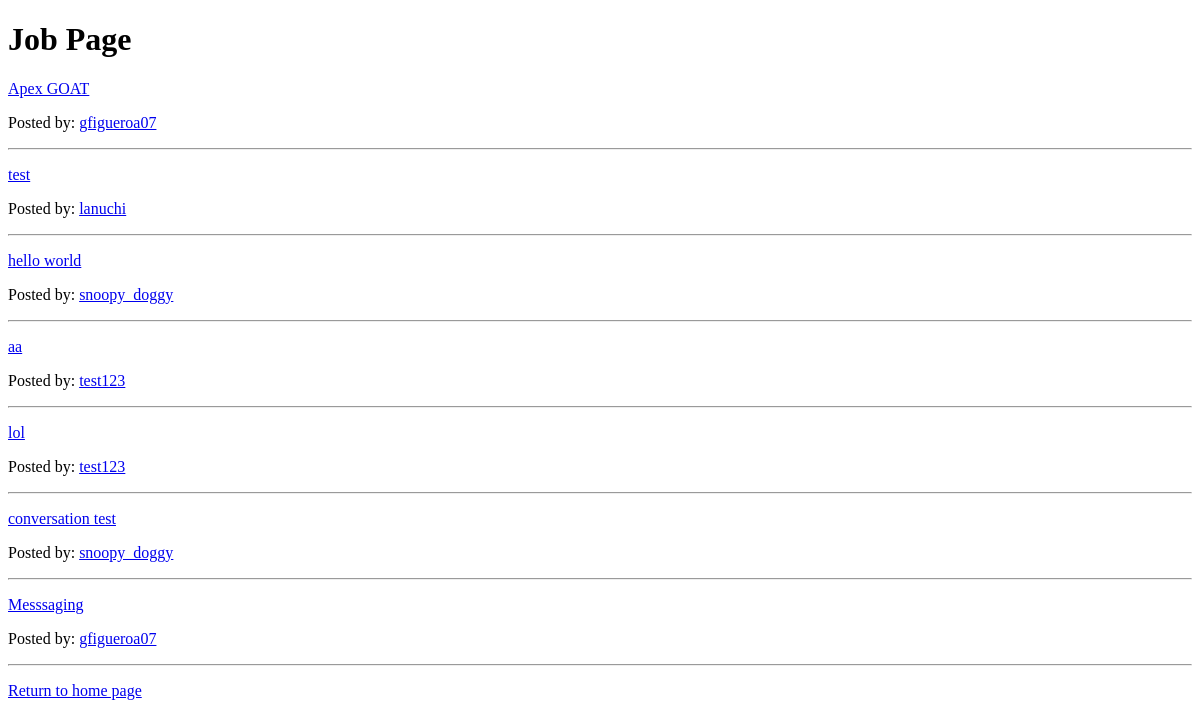
The app's page /job/page/, older data.
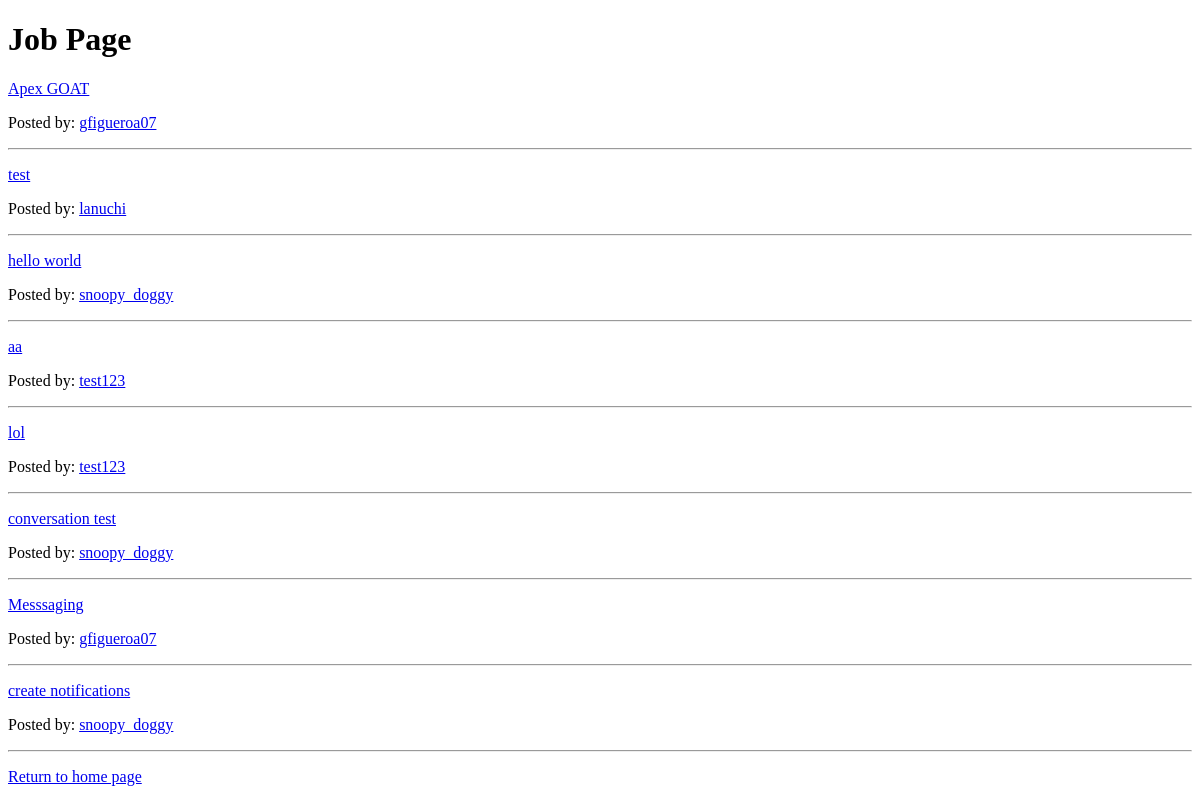
The same page, newer data.
### users/models.py (models this page shows, shortened)
class JobListing(models.Model):
    job_status = [
        ('OPEN', 'open'),
        ('PENDING', 'pending'),
        ('COMPLETED', 'completed'),
        ('CANCELLED', 'cancelled'),
    ]
    profile = models.ForeignKey(Profile, on_delete=models.CASCADE)
    price = models.FloatField(blank=False, default=0.0)
    title = models.TextField(max_length=200)
    description = models.CharField(max_length=800, blank=False)
    date = models.DateTimeField(auto_now_add=True)
    status = models.CharField(max_length=10, choices=job_status, default='open')
    images = models.ImageField(upload_to='job_pics/', blank=True, null=True)
    due_date = models.TextField(max_length=20, blank=True, null=True)

class Profile(models.Model):
    user = models.OneToOneField(User, on_delete=models.CASCADE)
    profile_name = models.CharField(max_length=30, unique=False, blank=True, null=False)
    profile_picture = models.ImageField(upload_to='profile_pics/', blank=True, null=True)
    location = models.TextField(blank=False)
    description = models.TextField(blank=True)
    avg_review_score = models.FloatField(default=0.0)
    skills = models.TextField(blank=True)
    resume = models.FileField(upload_to='resumes/', blank=True, null=True)
    def __str__(self):
        return self.user.username

### job_board/views.py (the view)
# urls.py: path('job/page/', views.job_page, name='job_page'),
def job_page(request):
    jobs = JobListing.objects.all()
    if not jobs.exists():
        return render(request, 'job_board/job_page.html', {'message' : 'no job listings. Check back later'})
    return render(request, 'job_board/job_page.html', {'jobs': jobs})

### users/context_processors.py (called while the page is built)
def unread_messages(request):
    if request.user.is_authenticated:
        conversations = Conversation.objects.filter(
            messages__is_read=False
        ).exclude(messages__sender=request.user).distinct()
        count = conversations.count()
    else:
        count = 0
    return {'unread_count': count}

### job_board/templates/job_board/job_page.html (shortened to what this page needs)
<!DOCTYPE html>
<html>
<head>
    <h1>Job Page</h1>
{% if message %}
    {% for message in messages %}
        <p>{{ message }}</p>
    {% endfor %}
{% else %}
    {% for job in jobs %}
        <a href="{% url 'job_details' job.id %}"><p>{{ job.title }}</p></a>
        <p>Posted by: <a  href=" {% url 'profile_detail' job.profile.id %}">{{ job.profile }}</a></p>
        <hr>
    {% endfor %}
{% endif %}
</head>
<p><a href="/">Return to home page</a></p>
</body>
</html>

Row changes from the older to the newer data that the page shows:
added JobListing: title "create notifications", profile "snoopy_doggy"
